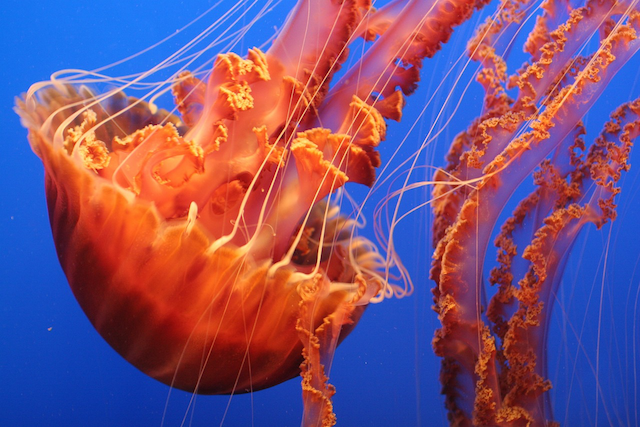
#> input picture Snippets/image-manipulation-1/jellyfish.png, 640 x 427 px
$ python color_madness.py
#> lines starting #> are read from the running program, lines starting #| are printed output that depends on the picture
from PIL import Image

# prompt for file
name = input("File name: ")
#> the answer given: jellyfish.png
img = Image.open(name)
#> img is the input picture: PIL image 640x427 RGB; mean R, G, B 121.9, 82.4, 123.1

# split into 3 profiles
red, green, blue = img.split()
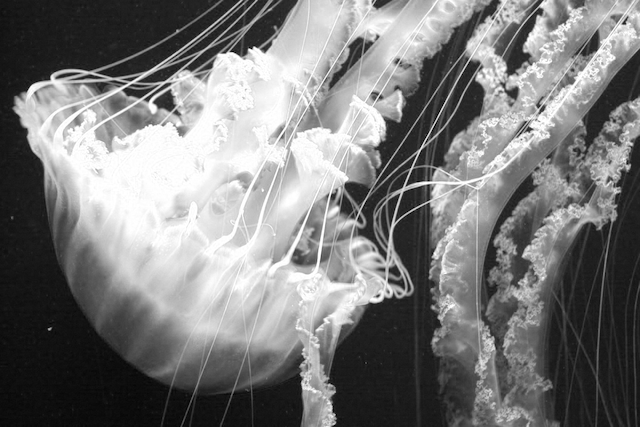
#> red: PIL image 640x427 L; min 0, max 255, mean 121.9
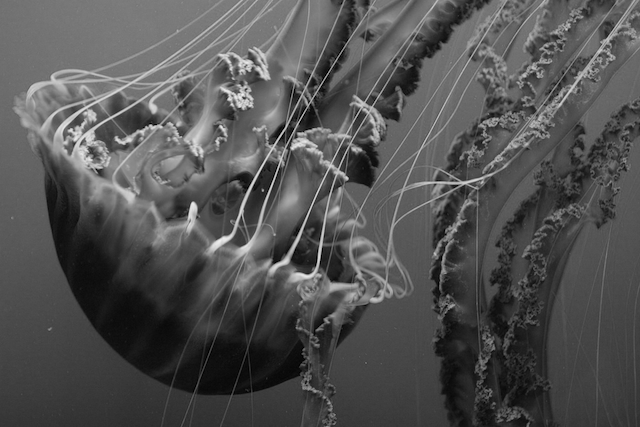
#> green: PIL image 640x427 L; min 0, max 240, mean 82.4
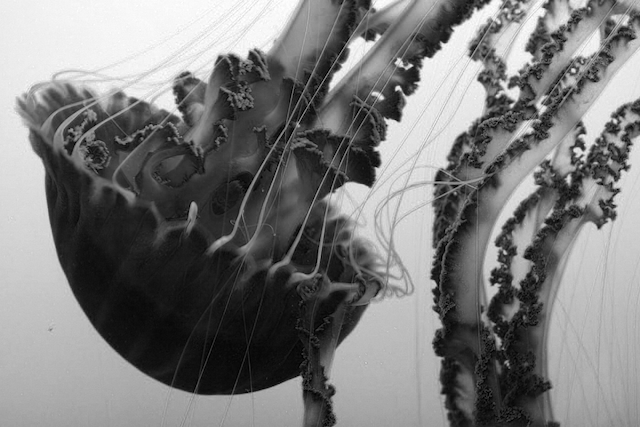
#> blue: PIL image 640x427 L; min 0, max 255, mean 123.1

# swap red and green
new_image = Image.merge('RGB', (green, red, blue))
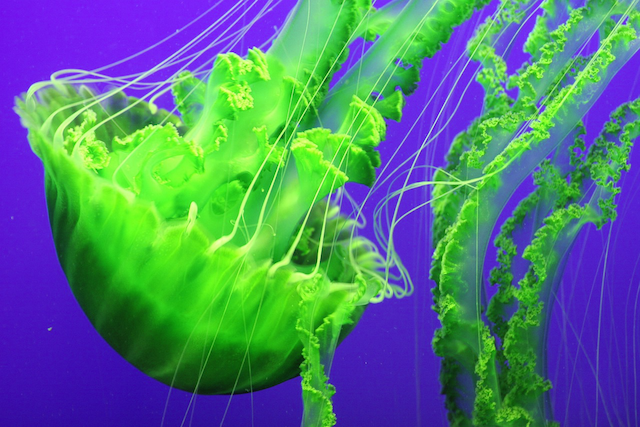
#> new_image: PIL image 640x427 RGB; mean R, G, B 82.4, 121.9, 123.1
new_image.save('output.png')
